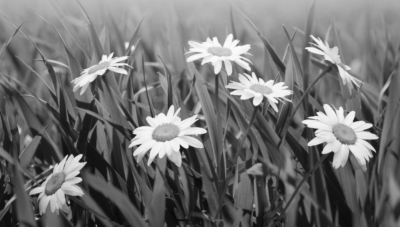
#> input picture Assignment 2/images/Flowers.png, 400 x 227 px, found by its file name
$ python sampling.py
#> lines starting #> are read from the running program, lines starting #| are printed output that depends on the picture
# Import pre-requisites
import cv2
import numpy as np
import matplotlib.pyplot as plt

# Define downsampling function
def down_sample(input_img, m, n, factor):

	down_img = np.zeros((m//factor, n//factor))                                # Create an output matrix of m//f X n//f dimension
	for i in range(0, m):
		for j in range(0, n):
			try:
				down_img[i, j] = input_img[i*factor,j*factor]                  # Iterate all elements and multiply index value with factor to downsample
			except IndexError:
				pass
	return down_img


# Define upsampling with nearest neighbour
def up_sample_nearest_neigh(down_img, m, n, factor):
	up_samp_neigh = np.zeros((m,n))                                           # Define a matrix having original size
	for i in range(0, m):
		for j in range(0, n):
			try:
				up_samp_neigh[i, j] = down_img[round(i/factor), round(j/factor)] # Find the element to nearest neighbour by round off
			except IndexError:
				pass

	return up_samp_neigh


# Define Interpolation function ##########
def up_sample_inter(img2):
	factor = 3
	m, n = img2.shape
	output = np.zeros((m, n))                                     # # Define an output image of zeros
	I = img2                                                      # # To make expression easy
	for i in range(0, m):
		for j in range(0, n):
			t = i/factor                                # find the upsampled index
			r = j/factor
			t1 = round(np.floor(t))
			r1 = round(np.floor(r))
			A = [[1,0,0,0],[1,1,0,0],[1, 0, 1,0],[1,1,1,1]]       # Define coefficient matrix to solve linear equation
			Y = [I[t1,r1], I[t1+1, r1], I[t1,r1+1], I[t1+1,r1+1]] # Write the constant value matrix
			res = np.linalg.inv(A).dot(Y)                         # Solve it using linear algebra
			output[i, j] = round(res[0] + res[1]*(t - t1) + res[2]*(r -r1) +res[3]*(r-r1)*(t -t1))  # Get the output value by putting in formula
	return output


if __name__=='__main__':
	# Read flowers.png and convert into gray scale
	flower = cv2.imread('images\Flowers.png')
#> flower is the input picture: shape (227, 400, 3); min 8, max 251, mean 114
	flower_gray  = cv2.cvtColor(flower, cv2.COLOR_BGR2GRAY)
	m, n = flower_gray.shape
#> m = 227; n = 400
	factor = 3
	#  Call the downsample function
	down_img = down_sample(flower_gray, m, n, factor)
#> after the loop in down_sample, `for i in range(0, m):`:
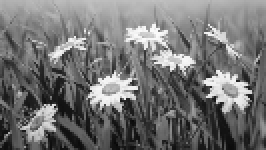
#> down_img: shape (75, 133) float64 (shown 2 times larger); min 8, max 250, mean 115.3
	#Plot the original and downsampled image
	plt.subplot(2,2,1)
	plt.imshow(flower_gray, cmap='gray')
	plt.title('Original image')
	plt.subplot(2,2,2)
	plt.imshow(down_img, cmap="gray")
	plt.title('Down sampled image')
	# call upsampled image
	up_sample_near = up_sample_nearest_neigh(down_img, m, n, factor)
#> after the loop in up_sample_nearest_neigh, `for i in range(0, m):`:
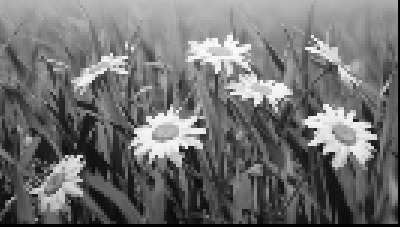
#> up_samp_neigh: shape (227, 400) float64; min 0, max 250, mean 112.9
	#up_sample_int = dummy(down_img)
	#Plot the up sampled image
	plt.subplot(2,2,3)
	plt.imshow(up_sample_near, cmap='gray')
	plt.title('Up sampled with nearest')
	#plt.figure(2)
	plt.subplot(2,2,4)
	up_sample_int = up_sample_inter(down_img)
#> after the loop in up_sample_inter, `for i in range(0, m):`:
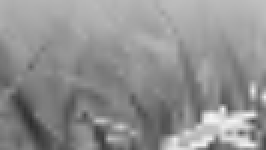
#> output: shape (75, 133) float64 (shown 2 times larger); min 45, max 244, mean 144.2
	plt.imshow(up_sample_int, cmap='gray')
	plt.title('Up sampled with interpolation')
	plt.show()
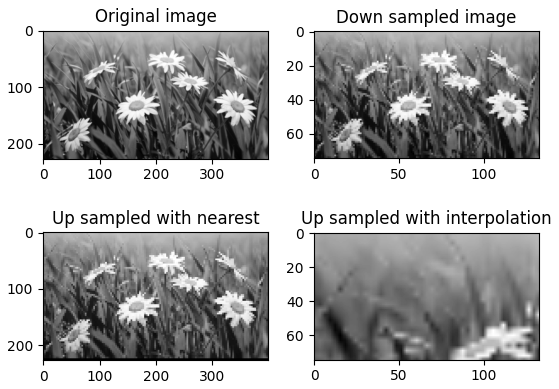
#> figure drawn by matplotlib, 4 panels


##############################

$ run again, with Assignment 2/images/ECE.png copied over Assignment 2/images/Flowers.png
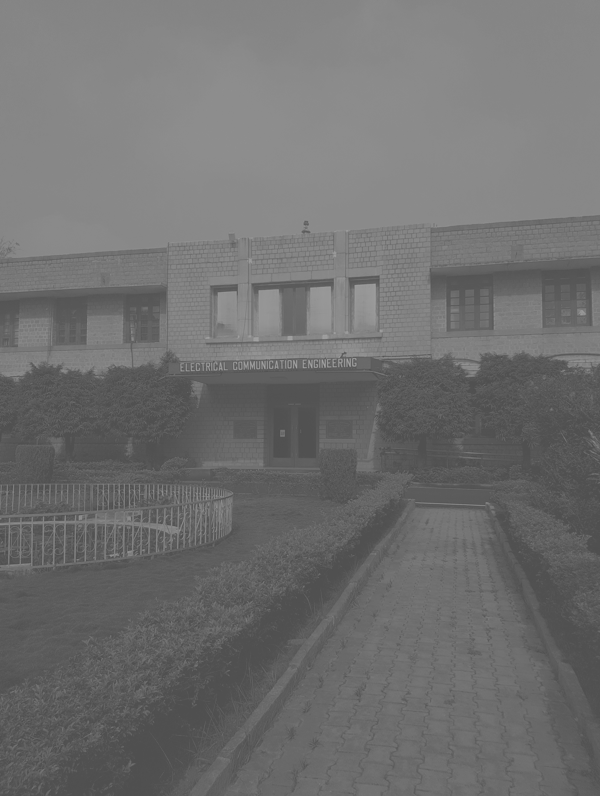
#> input picture Assignment 2/images/ECE.png, 600 x 796 px, found by its file name
#> flower is the input picture: shape (796, 600, 3); min 79, max 166, mean 111.3
#> after the loop in up_sample_inter, `for i in range(0, m):`:
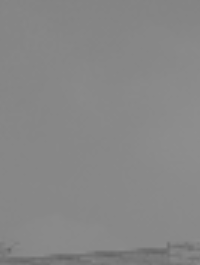
#> output: shape (265, 200) float64; min 98, max 142, mean 134.7
#> `plt.show()`:
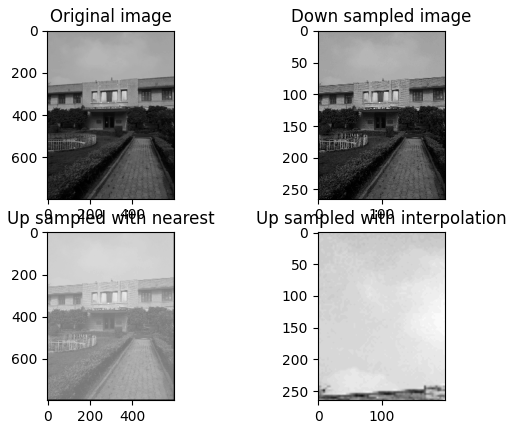
#> figure drawn by matplotlib, 4 panels

$ run again, with Assignment 2/images/Hazy.png copied over Assignment 2/images/Flowers.png
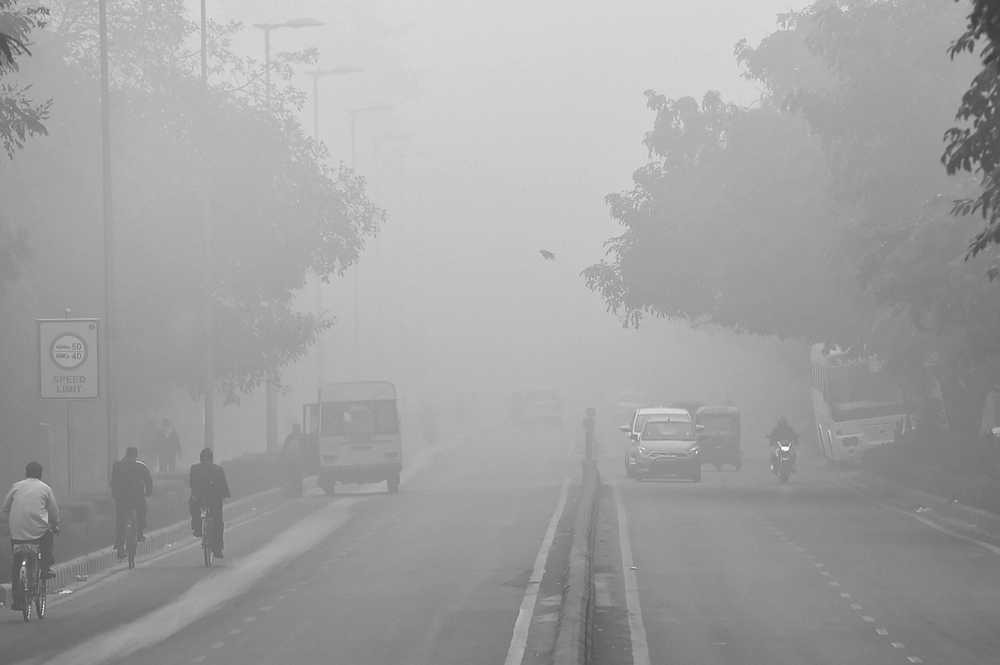
#> input picture Assignment 2/images/Hazy.png, 1000 x 665 px, shrunk from 1260 x 838 before the run, found by its file name
#> flower is the input picture: shape (665, 1000, 3); min 61, max 255, mean 161.7
#> after the loop in up_sample_inter, `for i in range(0, m):`:
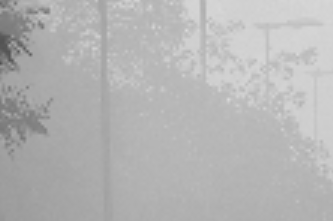
#> output: shape (221, 333) float64; min 78, max 221, mean 180.6
#> `plt.show()`:
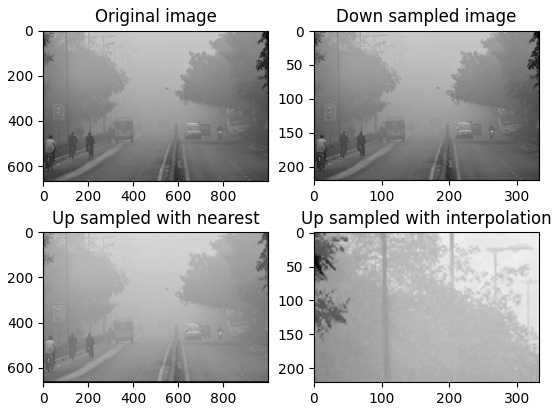
#> figure drawn by matplotlib, 4 panels

$ run again, with Assignment 2/images/IIScMain.png copied over Assignment 2/images/Flowers.png
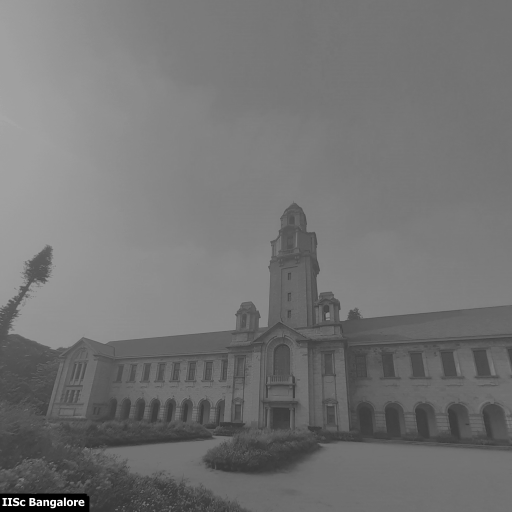
#> input picture Assignment 2/images/IIScMain.png, 512 x 512 px, found by its file name
#> flower is the input picture: shape (512, 512, 3); min 0, max 255, mean 115.7
#> after the loop in up_sample_inter, `for i in range(0, m):`:
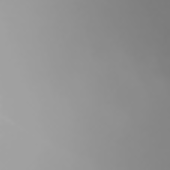
#> output: shape (170, 170) float64; min 124, max 165, mean 146.1
#> `plt.show()`:
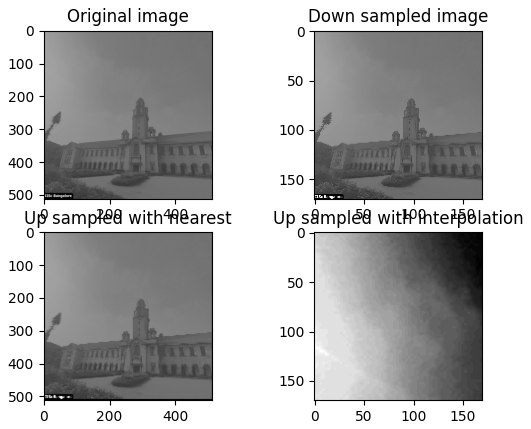
#> figure drawn by matplotlib, 4 panels
